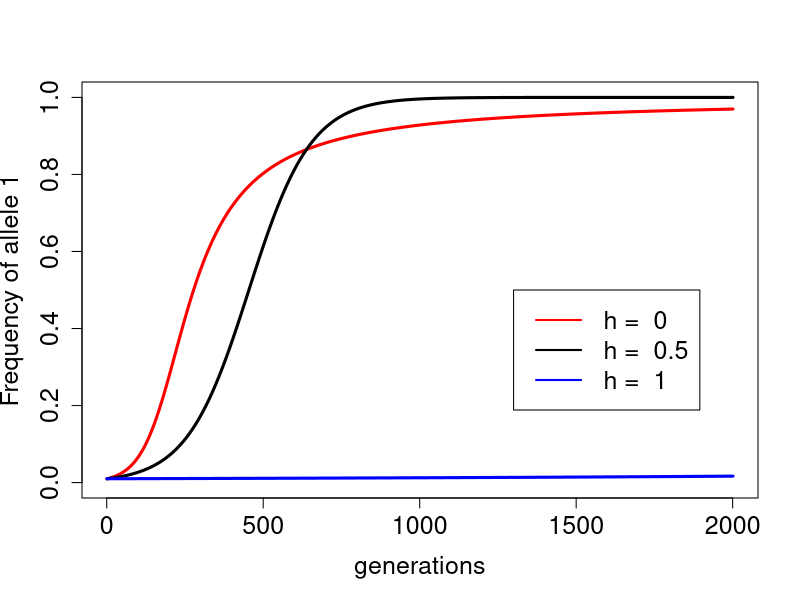

This figure's R source:
fig.direct="~/Dropbox/Courses/PBGG_Core/Popgen_teaching_Notes/Figs/"


traj<-function(p,w11,w12,w22,tgen=200,plot.it=TRUE,add.it=FALSE,col="red"){

#w11<-.1
#w12<-1
#w22<-.1
p.array<-p
for(i in 1:tgen){
wbar<- w11*p^2 +w12*2*p*(1-p) + w22 * (1-p)^2
margin<-(w11*p + w12*(1-p)) - (w12*p + w22*(1-p))
d_p<-p*(1-p)*(margin) /(wbar)

p<- p+d_p
p.array<-c(p.array,p)
}
if(!add.it) plot(p.array,xlab="generations",ylab="Frequency of allele 1",type="l",lwd=3,col=col,ylim=c(0,1),cex.lab=1.5,cex.axis=1.5)
if(add.it) lines(p.array,lwd=3,col=col)

#if(plot.it==FALSE) return(p.array)
}

traj(p=0.01,w11=1, w12=1, w22=1-.02,tgen=2000,col="red")
traj(p=0.01,w11=1, w12=1-.01, w22=1-.02,tgen=2000,add.it=TRUE,col="black")
traj(p=0.01,w11=1, w12=1-0.02, w22=1-.02,tgen=2000,add.it=TRUE,col="blue")
legend(x=1300,y=0.5,col=c("red","black","blue"),lty=1,lwd=2,legend=paste("h = ",c(0,0.5,1)),cex=1.5)
dev.copy2eps(file=paste(fig.direct,"simple_diploid_trajs.eps",sep=""))
